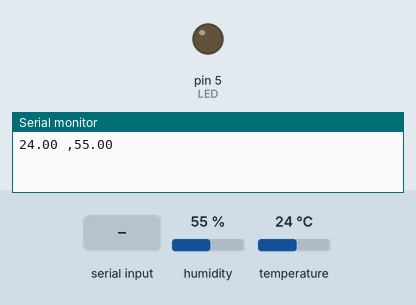
Recording of a sketch running on a simulated Arduino Uno, built with avr-gcc and run on an emulated ATmega328P. On the bench: output pins drawn as LEDs (lit = HIGH), the last lines printed to the serial monitor. The inputs (shaded band) are chosen by the test bench; at power-on: humidity 55 %, temperature 24 °C.

Above: at 1.2 s.
1.3 s: "a" received over Serial
At 3.6 s:
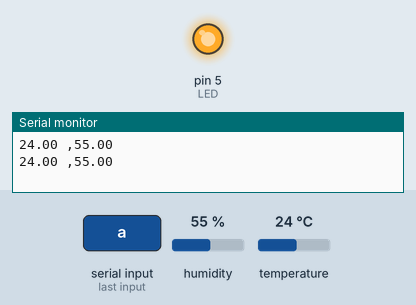
4.5 s: "b" received over Serial
At 6.7 s:
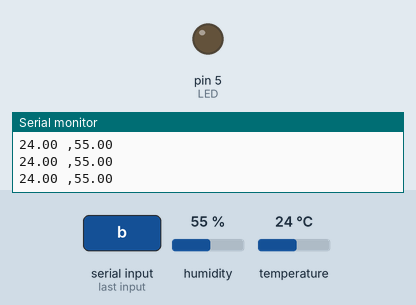
7.5 s: "a" received over the second serial link
At 10.7 s:
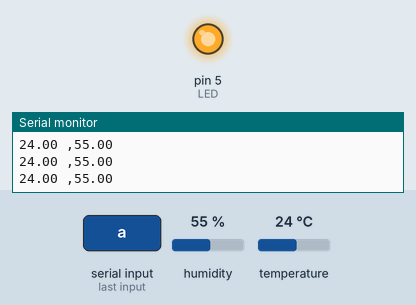
Timing chart, 0 to 12.2 s (numbered marks = the images above; inputs shaded):
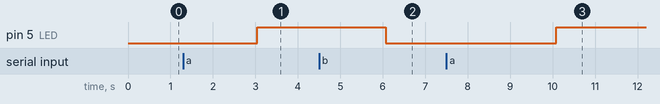

Measured:
- after the input at 1.3 s, pin 5 (LED): LOW → HIGH after 1.7 s
- after the input at 4.5 s, pin 5 (LED): HIGH → LOW after 1.6 s
- after the input at 7.5 s, pin 5 (LED): LOW → HIGH after 2.6 s

The sketch:

SmartFarm_Ex6.ino
```cpp
#include <SoftwareSerial.h>
#include <dht.h>

#define LED 5
#define Pin 8

SoftwareSerial Bluetooth(2, 3);

dht DHT;

String readString;

void setup() {
  // put your setup code here, to run once:
  Serial.begin(9600);
  Bluetooth.begin(9600);
  pinMode(LED, OUTPUT);
}

void loop() {
  // put your main code here, to run repeatedly:
  readString = "";

  float chk = DHT.read22(Pin);
  float temperature = DHT.temperature;
  float humidity = DHT.humidity;


  String data = String(temperature) + " ," + String(humidity);
  Serial.println(data);
  Bluetooth.println(data);

  if (Serial.available()) {
    delay(3);
    char c = Serial.read();
    if (c == 'a') {
      digitalWrite(LED, HIGH);
    }
    if (c == 'b') {
      digitalWrite(LED, LOW);
    }
  }
  delay(1000);

  if (Bluetooth.available()) {
    delay(3);
    char c = Bluetooth.read();
    readString += c;

    if (readString.length() > 0) {
      if (readString == "a") {
        digitalWrite(LED, HIGH);
      }
      if (readString == "b") {
        digitalWrite(LED, LOW);
      }
    }
  }

  delay(2000);
}
```
